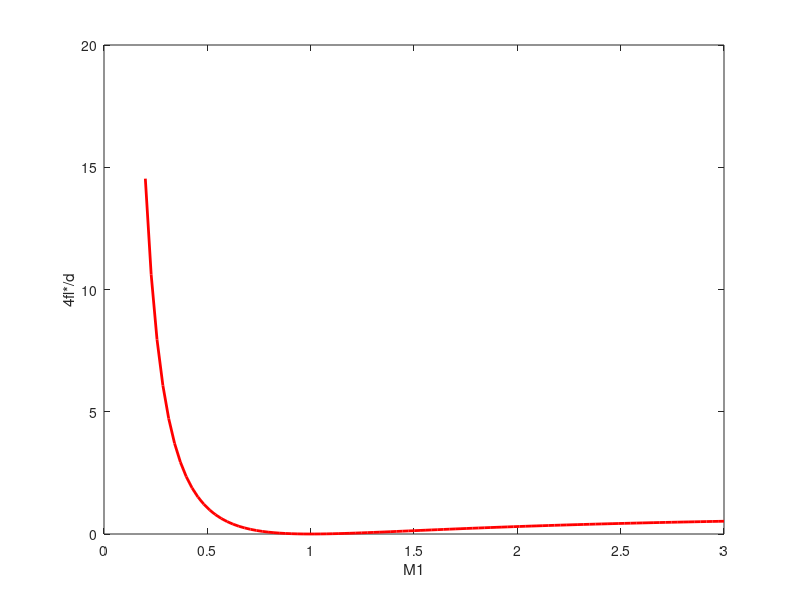

MATLAB code for this plot: (Note: this script raises an error after producing the figure.)
M1 = linspace(0.2,3,100);
A= (1-(M1.^2))./(1.4*(M1.^2));
B=(0.8571)*log(2.4*(M1.^2)./(2+((0.4)*(M1.^2))));
result=A+B;
plot(M1,result,'r','Linewidth',2);
xlabel("M1")
ylabel("4fl*/d")
sgtitle("4FL*/d vs M1")